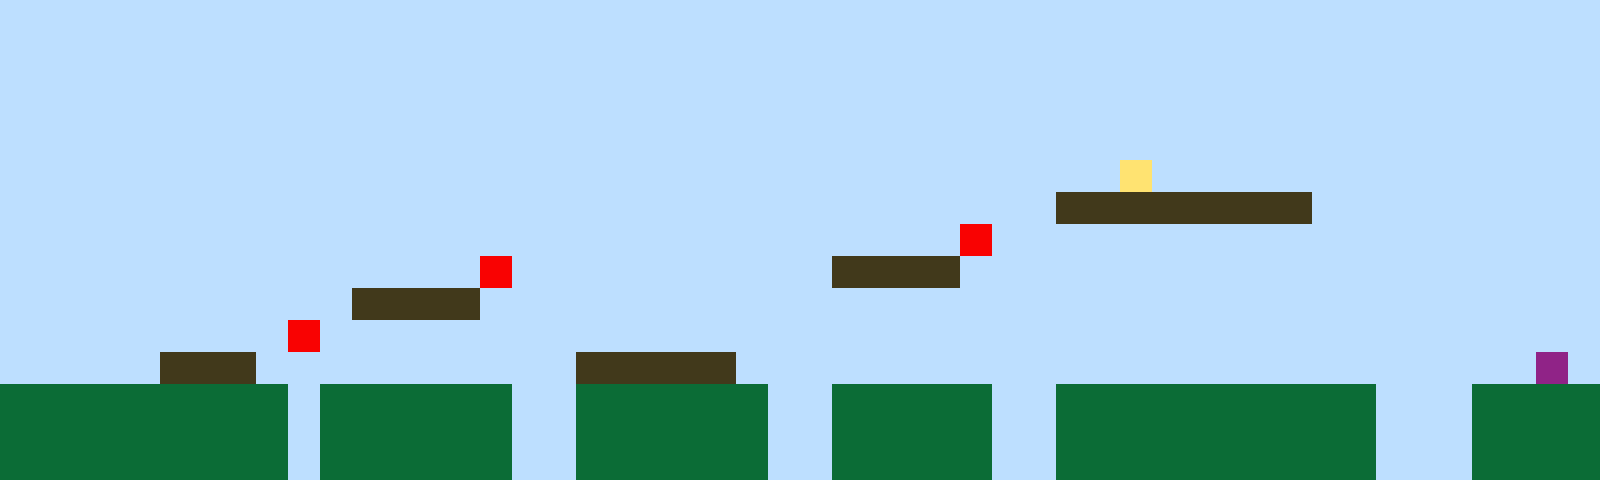

Below is a game level as drawn by its tile map, then a one-line description and the .tmx file that defines it, in full:
An orthogonal 50x15 tile map with 32x32 px tiles, 1 tile layer (Tile Layer 1).

<map version="1.10" tiledversion="1.11.2" orientation="orthogonal" renderorder="right-up" width="50" height="15" tilewidth="32" tileheight="32" infinite="0" nextlayerid="2" nextobjectid="1"><editorsettings><export target="map1.csv" format="csv" /></editorsettings><tileset firstgid="1" name="sprites" tilewidth="32" tileheight="32" tilecount="6" columns="3"><image source="sprites.png" width="96" height="64" /></tileset><layer id="1" name="Tile Layer 1" width="50" height="15"><data encoding="csv">1,1,1,1,1,1,1,1,1,1,1,1,1,1,1,1,1,1,1,1,1,1,1,1,1,1,1,1,1,1,1,1,1,1,1,1,1,1,1,1,1,1,1,1,1,1,1,1,1,1,1,1,1,1,1,1,1,1,1,1,1,1,1,1,1,1,1,1,1,1,1,1,1,1,1,1,1,1,1,1,1,1,1,1,1,1,1,1,1,1,1,1,1,1,1,1,1,1,1,1,1,1,1,1,1,1,1,1,1,1,1,1,1,1,1,1,1,1,1,1,1,1,1,1,1,1,1,1,1,1,1,1,1,1,1,1,1,1,1,1,1,1,1,1,1,1,1,1,1,1,1,1,1,1,1,1,1,1,1,1,1,1,1,1,1,1,1,1,1,1,1,1,1,1,1,1,1,1,1,1,1,1,1,1,1,1,1,1,1,1,1,1,1,1,1,1,1,1,1,1,1,1,1,1,1,1,1,1,1,1,1,1,1,1,1,1,1,1,1,1,1,1,1,1,1,1,1,1,1,1,1,1,1,1,1,1,1,1,1,1,1,1,1,1,1,1,1,1,1,1,1,1,1,1,1,1,1,1,1,1,1,1,1,1,1,1,1,1,1,1,1,1,1,1,1,1,1,1,1,1,1,1,1,1,1,4,1,1,1,1,1,1,1,1,1,1,1,1,1,1,1,1,1,1,1,1,1,1,1,1,1,1,1,1,1,1,1,1,1,1,1,1,1,1,1,1,1,1,1,1,1,1,1,3,3,3,3,3,3,3,3,1,1,1,1,1,1,1,1,1,1,1,1,1,1,1,1,1,1,1,1,1,1,1,1,1,1,1,1,1,1,1,1,1,1,1,1,1,1,1,5,1,1,1,1,1,1,1,1,1,1,1,1,1,1,1,1,1,1,1,1,1,1,1,1,1,1,1,1,1,1,1,1,1,1,5,1,1,1,1,1,1,1,1,1,1,3,3,3,3,1,1,1,1,1,1,1,1,1,1,1,1,1,1,1,1,1,1,1,1,1,1,1,1,1,1,1,1,1,1,1,3,3,3,3,1,1,1,1,1,1,1,1,1,1,1,1,1,1,1,1,1,1,1,1,1,1,1,1,1,1,1,1,1,1,1,1,1,1,1,1,1,1,1,1,1,1,1,1,5,1,1,1,1,1,1,1,1,1,1,1,1,1,1,1,1,1,1,1,1,1,1,1,1,1,1,1,1,1,1,1,1,1,1,1,1,1,1,1,1,1,1,1,1,1,3,3,3,1,1,1,1,1,1,1,1,1,1,3,3,3,3,3,1,1,1,1,1,1,1,1,1,1,1,1,1,1,1,1,1,1,1,1,1,1,1,1,1,6,1,2,2,2,2,2,2,2,2,2,1,2,2,2,2,2,2,1,1,2,2,2,2,2,2,1,1,2,2,2,2,2,1,1,2,2,2,2,2,2,2,2,2,2,1,1,1,2,2,2,2,2,2,2,2,2,2,2,2,2,1,2,2,2,2,2,2,1,1,2,2,2,2,2,2,1,1,2,2,2,2,2,1,1,2,2,2,2,2,2,2,2,2,2,1,1,1,2,2,2,2,2,2,2,2,2,2,2,2,2,1,2,2,2,2,2,2,1,1,2,2,2,2,2,2,1,1,2,2,2,2,2,1,1,2,2,2,2,2,2,2,2,2,2,1,1,1,2,2,2,2</data></layer></map>
